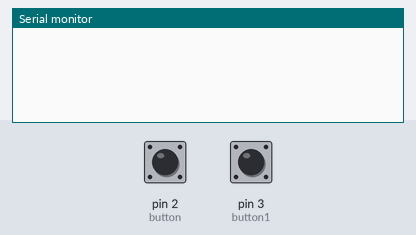
Recording of a sketch running on a simulated Arduino Uno, built with avr-gcc and run on an emulated ATmega328P. Shown: the last lines printed to the serial monitor. The test bench sets the inputs (shaded band); at power-on: pin 2 (button) HIGH, pin 3 (button1) HIGH.

Above: at 1.2 s.
1.3 s: pin 2 (button) pulled LOW for 0.15 s
At 1.9 s:
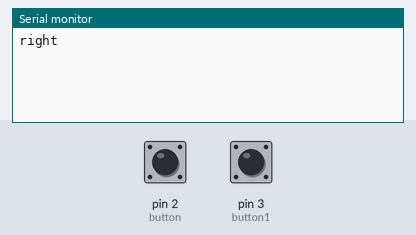
2.9 s: pin 3 (button1) pulled LOW for 0.15 s
At 4.3 s:
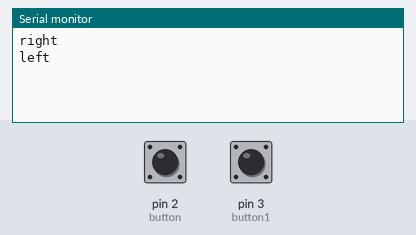

Measured:
- after the input at 1.3 s, the serial monitor: prints a new line at once (image 1)
- after the input at 2.9 s, the serial monitor: prints a new line at once (image 2)

The sketch:

sketch_dec27a.ino
```cpp
#include <Bounce2.h>

int button = 2;
int button1 = 3;

int led = 12;
int led1 = 13;

Bounce debouncer = Bounce();
Bounce debouncer1 = Bounce();


void setup() {

  pinMode(button,INPUT_PULLUP);
  debouncer.attach(button);
  debouncer.interval(5);
  pinMode(button1,INPUT_PULLUP);
  debouncer1.attach(button1);
  debouncer1.interval(5);

  Serial.begin(9600);


}

void loop() {
  debouncer.update();
  debouncer1.update();


  if(debouncer.fell())
  {

    Serial.println("right");
    digitalWrite(led, HIGH);

  }
  if(debouncer.rose())
  {
    //Serial.println(" ");
    digitalWrite(led, LOW);
  }


  if(debouncer1.fell())
  {
    Serial.println("left");
    digitalWrite(led1, HIGH);
  }
  if(debouncer1.rose())
  {
    //Serial.println(" ");
    digitalWrite(led1, LOW);
  }
}
```
